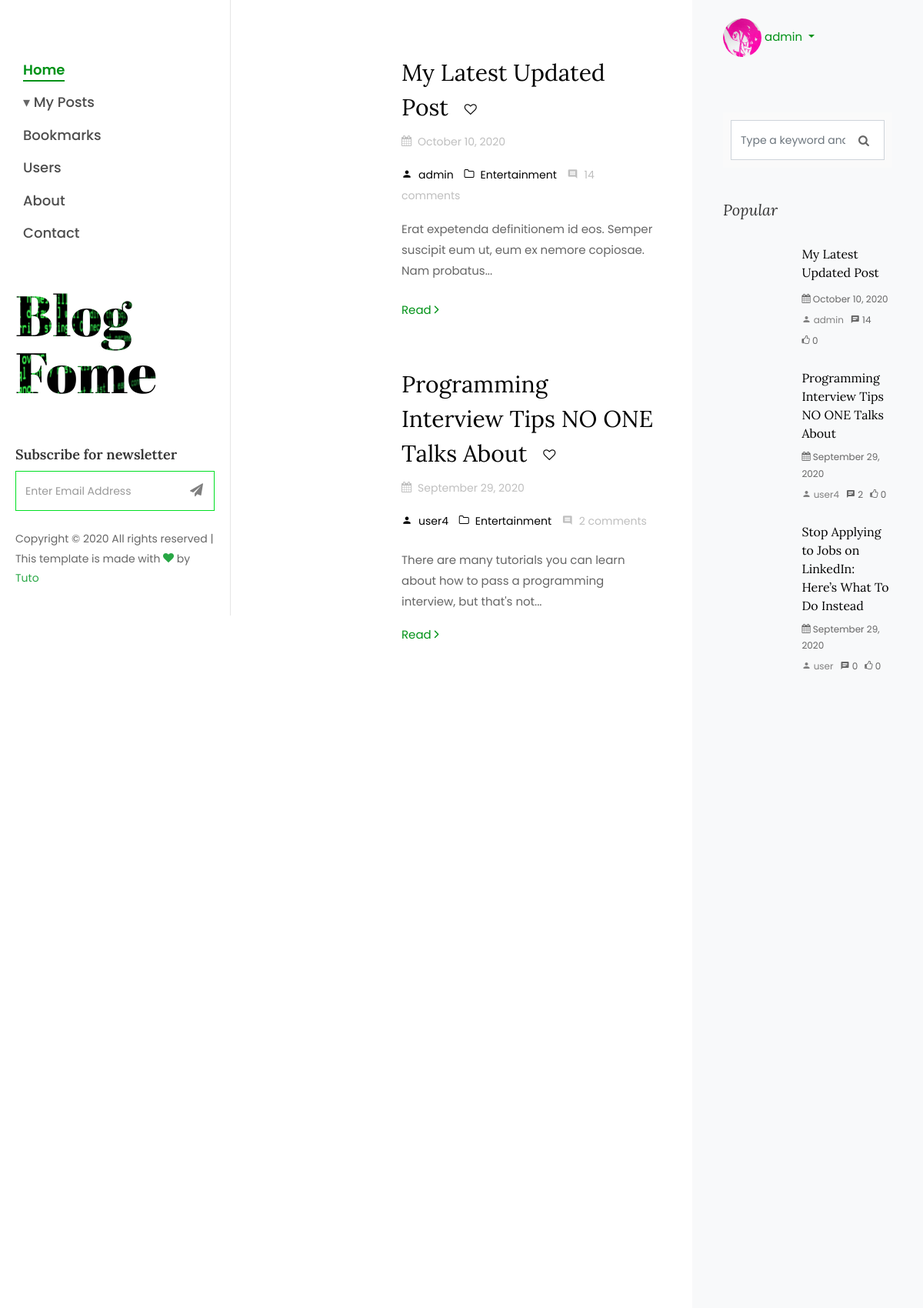
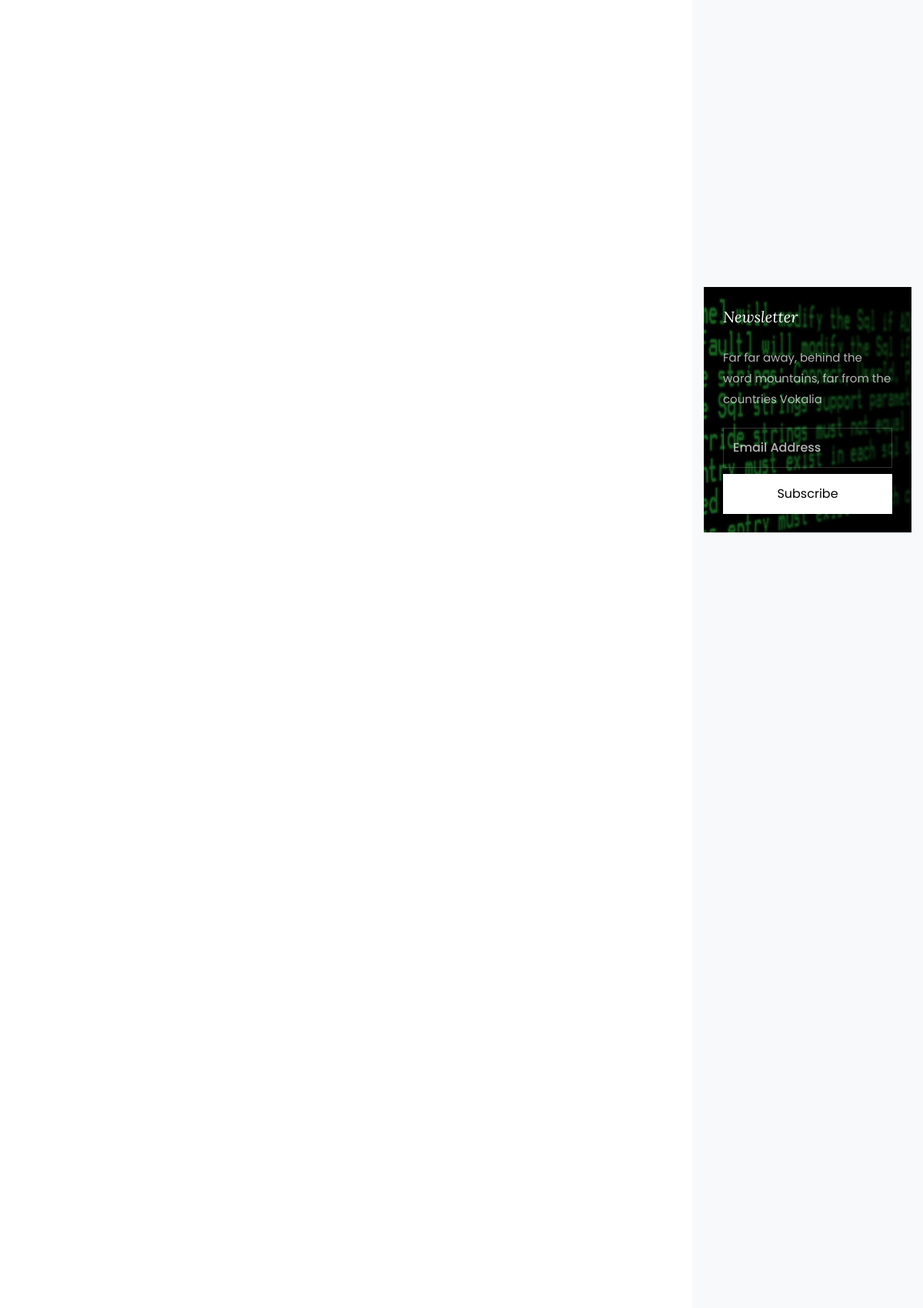
The app's page / (signed in, upper part) with its own data (2 pictures, top to bottom).
### blog/models.py (models this page shows, shortened)
class Post(models.Model):
    author = models.ForeignKey(User, on_delete=models.CASCADE, related_name='posts')
    category = models.ForeignKey(Category, on_delete=models.SET_NULL, null=True, blank=True, related_name='posts')
    title = models.CharField(max_length=255)
    image = models.ImageField(upload_to='blog/', default='default_post.jpg')
    content = models.TextField()
    created_at = models.DateTimeField(auto_now_add=True)
    is_active = models.BooleanField(default=True)
    tags = TaggableManager(blank=True)
    objects = models.Manager()
    active = ActivePostManager()
    def get_comments(self):
        return self.comments.count()
    def get_likes(self):
        return self.votes.filter(like=True).count()
    def bookmark(self, user):
        return self.bookmarks.filter(user=user).exists()

class Category(models.Model):
    name = models.CharField(max_length=255)
    created_at = models.DateTimeField(auto_now_add=True)
    class Meta:
        verbose_name_plural = 'categories'
        ordering = ('name', )

### users/models.py (models this page shows, shortened)
class Profile(models.Model):
    user = models.OneToOneField(User, on_delete=models.CASCADE)
    bio = models.TextField()
    image = models.ImageField(default='default.jpg', upload_to='profile_pics')
    """ def save(self, *args, **kwargs):
        super().save(*args, **kwargs)

        img = Image.open(self.image.path)
        if img.height > 300 or img.width > 300:
            output_size = (300, 300)
            img.thumbnail(output_size)
            img.save(self.image.path) """

### blog/views.py (the view)
# urls.py: path('', PostListView.as_view(), name='home'),
class PostListView(BaseListView):
    def get_queryset(self):
        search = self.request.GET.get('search')
        if search and search is not None:
            return Post.active.filter(
                Q(title__contains=search.strip()) |
                Q(content__contains=search.strip())
            ).distinct().order_by('-created_at')
        return Post.active.all().order_by('-created_at')

### blog/models.py (called while the page is built)
    def get_queryset(self):
        return super().get_queryset().filter(is_active=True)

### blog/templatetags/custom_tags.py (called while the page is built)
@register.filter
def month_name(value):
    return calendar.month_name[value]

@register.filter
def string_trunc(content, length=100, suffix='...'):
    if len(content) > length:
        return ' '.join(content[:length+1].split(' ')[0:-1]) + suffix
    return content

### blog/templatetags/post_tags.py (called while the page is built)
@register.simple_tag
def get_post_bookmark(post, user):
    if user and post:
        return post.bookmark(user)
    return False

### blog/templatetags/sidebar_tags.py (called while the page is built)
@register.simple_tag
def get_latest_posts():
    qs = Post.active.order_by('-created_at')[:3]
    if qs.exists():
        return qs
    return []

@register.simple_tag
def get_popular_posts():
    qs = (Post.active.annotate(
                        likes=(Count('votes', filter=Q(votes__like=True)) - Count('votes', filter=Q(votes__like=False)))
                        ).order_by('-likes', '-created_at'))[:3]
    if qs.exists():
        return qs
    return []

@register.simple_tag
def get_categories_total():
    qs = Category.objects.all().annotate(
                                posts_count=(Count('posts', filter=Q(posts__is_active=True)))
                            ).order_by('name')
    if qs.exists():
        return qs
    return []

@register.simple_tag
def get_popular_tags():
    qs = Tag.objects.all().order_by('name')[:6]
    if qs.exists():
        return qs
    return []

@register.simple_tag
def get_archives():
    qs = (Post.active.annotate(month=ExtractMonth('created_at'), year=ExtractYear('created_at'),)
            .order_by('-year', '-month')
            .values('month', 'year')
            .annotate(total=Count('*'))
            .values('month', 'year', 'total'))[:6]
    if qs.exists():
        return qs
    return []

### blog/templatetags/user_tags.py (called while the page is built)
@register.simple_tag
def get_notification_count(user):
    if user:
        return user.notifications.filter(read=False).count()
    return 0

### blog/templates/blog/home.html (shortened to what this page needs)
{% extends "blog/base/base.html" %}
{% block content %}
    <section class="ftco-section ftco-no-pt ftco-no-pb">
        <div class="container">
            <div class="row d-flex">
                <div class="col-xl-8 py-5 px-md-5">
                    <div class="row pt-md-4">
                        {% for item in obj %}
                            {% if user.is_authenticated %}
                                {% get_post_bookmark item user as bookmark %}
                            {% endif %}
                            <div class="col-md-12 post">
                                <div class="blog-entry ftco-animate d-md-flex">
                                    <a href="{% url 'blog:post_detail' item.id %}" class="img img-2" style="background-image: url('{{ item.image.url }}');"></a>
                                    <div class="text text-2 pl-md-4">
                                        <h3 class="mb-2">
                                            <a href="{% url 'blog:post_detail' item.id %}">
                                                {{ item.title }}
                                            </a>
                                            {% if user.is_authenticated %}
                                                <a href="#" class="btn bookmark-btn" data-url="{% url 'blog:bookmark' item.id %}" role="button">
                                                    <i class="icon {% if bookmark %}icon-heart{% else %}icon-heart-o{% endif %}"></i>
                                                </a>
                                            {% endif %}
                                        </h3>
                                        <div class="meta-wrap">
                                            <p class="meta">
                                                <span>
                                                    <i class="icon-calendar mr-2"></i>{{ item.created_at | date:'F d, Y' }}
                                                </span>
                                            </p>
                                            <p class="meta">
                                                <span>
                                                    <a href="{% url 'blog:user_posts' item.author %}">
                                                        <i class="icon-person mr-2"></i>{{ item.author }}
                                                    </a>
                                                </span>
                                                <span>
                                                    <a href="{% url 'blog:post_by_category' item.category.name %}">
                                                        <i class="icon-folder-o mr-2"></i>{{ item.category.name }}
                                                    </a>
                                                </span>
                                                <span>
                                                    <i class="icon-comment2 mr-2"></i>{{ item.get_comments }} comment{{ item.get_comments | pluralize }}
                                                </span>
                                            </p>
                                        </div>
                                        <p class="mb-4">{{ item.content | string_trunc | safe }}</p>
                                        <p><a href="{% url 'blog:post_detail' item.id %}" class="btn-custom">Read <span class="ion-ios-arrow-forward"></span></a></p>
                                    </div>
                                </div>
                            </div>
                        {% endfor %}
                    </div>
                </div>
                {% include "blog/base/sidebar.html" %}
            </div>
        </div>
    </section>
{% endblock content %}

### blog/templates/blog/base/sidebar.html (shortened to what this page needs)
{% load static %}
{% get_popular_posts as popular_posts %}
{% get_latest_posts as latest_posts %}
{% get_categories_total as categories %}
{% get_popular_tags as tags %}
{% get_archives as archives %}
{% if user.is_authenticated %}
    {% get_notification_count user as notifications %}
{% endif %}
{% block content %}
    <div class="col-xl-4 sidebar ftco-animate bg-light pt-3">
        <div class="sidebar-box">
            {% if user.is_authenticated %}
                <ul class="nav navbar-nav ml-md--auto">
                    <li class="dropdown">
                        <a href="#" class="nav-link dropdown-toggle" id="profileDropdown" data-toggle="dropdown" aria-haspopup="true" aria-expanded="false">
                            <img src="{{ user.profile.image.url }}" class="avatar-panel" alt="Profile" />
                            {{ user }}
                        </a>
                    </li>
                </ul>
            {% else %}
                <div class="mt-4">
                    <p>
                        hellonewfriend <span class="float-right"><a href="{% url 'login' %}">login</a></span>
                    </p>
                </div>
            {% endif %}
        </div>
        <div class="sidebar-box pt-md-4">
            <form action="{% url 'blog:home' %}" method="GET" class="search-form">
                <div class="form-group">
                    <i class="icon icon-search"></i>
                    <input type="text" id="search" name="search" class="form-control" placeholder="Type a keyword and hit enter" value="{{ request.GET.search }}">
                </div>
            </form>
        </div>
        <div class="sidebar-box ftco-animate">
            <h3 class="sidebar-heading">Popular</h3>
            {% for popular in popular_posts %}
            <div class="block-21 mb-4 d-flex">
                <a class="blog-img mr-4" style="background-image: url('{{ popular.image.url }}');"></a>
                <div class="text">
                    <h3 class="heading"><a href="{% url 'blog:post_detail' popular.id %}">{{ popular.title }}</a></h3>
                    <div class="meta">
                        <div><span class="icon-calendar"></span> {{ popular.created_at | date:'F d, Y' }}</div>
                    </div>
                    <div class="meta">
                        <div>
                            <a href="{% url 'blog:user_posts' popular.author %}">
                                <span class="icon-person"></span> {{ popular.author }}
                            </a>
                        </div>
                        <div><span class="icon-chat"></span> {{ popular.get_comments }}</div>
                        <div><span class="icon-thumbs-o-up"></span> {{ popular.get_likes }}</div>
                    </div>
                </div>
            </div>
            {% endfor %}
        </div>
        <div class="sidebar-box subs-wrap img py-4" style="background-image: url(/static/blog/img/bg_1.jpg);">
            <div class="overlay"></div>
            <h3 class="mb-4 sidebar-heading">Newsletter</h3>
            <p class="mb-4">Far far away, behind the word mountains, far from the countries Vokalia</p>
            <form action="#" class="subscribe-form">
                <div class="form-group">
                <input type="text" class="form-control" placeholder="Email Address">
                <input type="submit" value="Subscribe" class="mt-2 btn btn-white submit">
                </div>
            </form>
        </div>
    </div>
{% endblock content %}

### blog/static/blog/css/icomoon.css (style rules this page uses)
[class^="icon-"], [class*=" icon-"] { font-family: 'icomoon' !important; speak: none; font-style: normal; font-weight: normal; font-variant: normal; text-transform: none; line-height: 1; -webkit-font-smoothing: antialiased; -moz-osx-font-smoothing: grayscale; }
.icon-search:before { content: "\f002"; }
.icon-calendar:before { content: "\f073"; }
.icon-thumbs-o-up:before { content: "\f087"; }
.icon-heart-o:before { content: "\f08a"; }
.icon-folder-o:before { content: "\f114"; }
.icon-chat:before { content: "\e0b7"; }
.icon-comment2:before { content: "\e0b9"; }
.icon-person:before { content: "\e7fd"; }

### records on screen
Post: title "My Latest Updated Post", created_at "October 10, 2020", author "admin", category.name "Entertainment", get_comments "14", get_comments|pluralize "s", content "Erat expetenda definitionem id eos. Semper suscipit eum ut, eum ex nemore copiosae. Nam probatus...", get_likes "0"
Post: title "Programming Interview Tips NO ONE Talks About", created_at "September 29, 2020", author "user4", category.name "Entertainment", get_comments "2", get_comments|pluralize "s", content "There are many tutorials you can learn about how to pass a programming interview, but that's not...", get_likes "0"
Post: title "Stop Applying to Jobs on LinkedIn: Here’s What To Do Instead", created_at "September 29, 2020", author "user", get_comments "0", get_likes "0"

### other values on screen
{{ user }} "admin"
